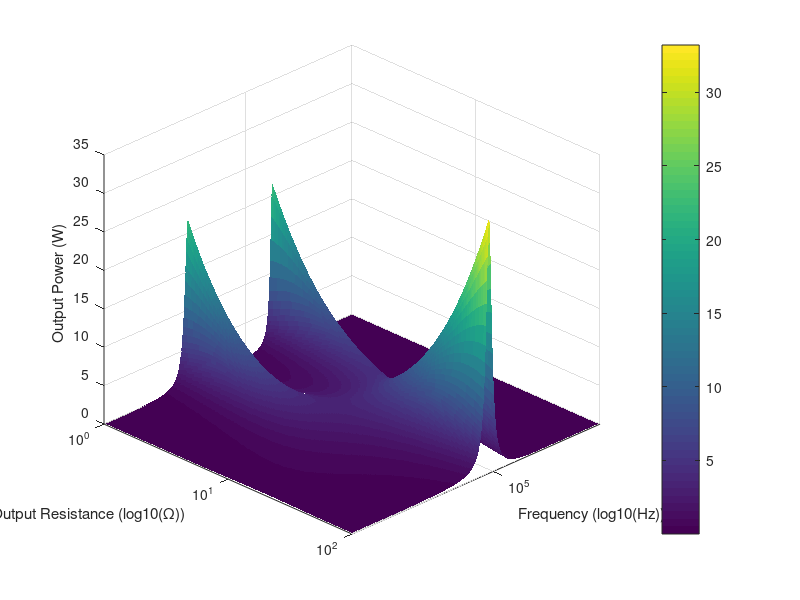

Here is the MATLAB script that generated this plot:
%% Define circuit parameters
R1 = 0.072;           % Resistance in Ohms
L1 = 24e-6;           % Inductance in Henry
C1 = 0.1e-6;          % Capacitance in Farads
L2 = 24e-6;           % Inductance in Henry for branch 2
C2 = 100e-9;          % Capacitance in Farads for branch 2
M  = 1.2e-5;          % Mutual inductance in Henry
V1 = 5;               % Source voltage (amplitude)

%% Define frequency and R2 ranges on a logarithmic scale
% Frequency from 50 kHz to 250 kHz:
freq = logspace(log10(50e3), log10(250e3), 500);   
% Output resistance (R2) values from 1 Ohm to 100 Ohm:
R2_vals = logspace(0, log10(100), 200);  

%% Preallocate matrix for power computed at each (R2, freq)
P_R2 = zeros(length(R2_vals), length(freq));

%% Loop over R2 and frequency values
for i = 1:length(R2_vals)
    R2 = R2_vals(i);
    for j = 1:length(freq)
        w = 2*pi*freq(j);  % Angular frequency
        
        % Build the impedance matrix Z
        Z11 = R1 + 1i*w*L1 - 1i/(w*C1);
        Z12 = 1i*w*M;
        Z21 = 1i*w*M;
        Z22 = R2 + 1i*w*L2 - 1i/(w*C2);
        Z = [Z11, Z12; Z21, Z22];
        
        % Solve for the currents [I1; I2]
        I = Z \ [V1; 0];
        I2 = I(2);
        
        % Compute the power dissipated in R2 (assuming RMS values)
        P_R2(i, j) = abs(I2)^2 * R2;
    end
end

%% Create a 3D surface plot with linear power and logarithmic frequency and resistance axes
figure;
surf(freq, R2_vals, P_R2, 'EdgeColor', 'none');
set(gca, 'XScale', 'log', 'YScale', 'log');  % Set frequency and resistance axes to log scale

% Adjust axis labels
xlabel('Frequency (log10(Hz))');
ylabel('Output Resistance (log10(Ω))');
zlabel('Output Power (W)');

% Limit frequency axis to 50 kHz - 250 kHz
xlim([50e3, 250e3]);

colorbar;
view(135,30);  % Adjust the view angle for better visualization
